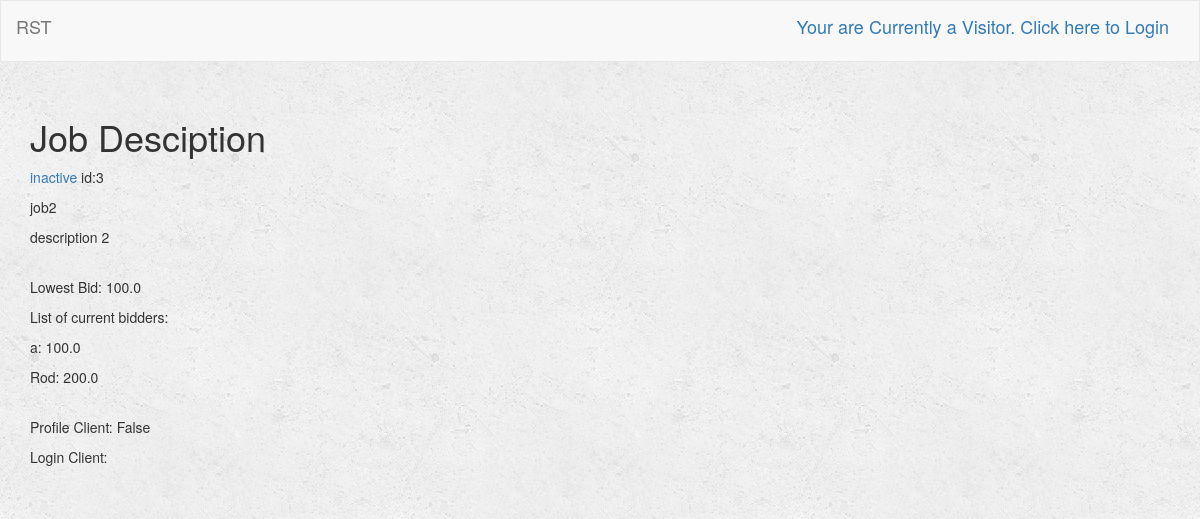
The page /turk/profile/2/job/2/ on the database as committed earlier.
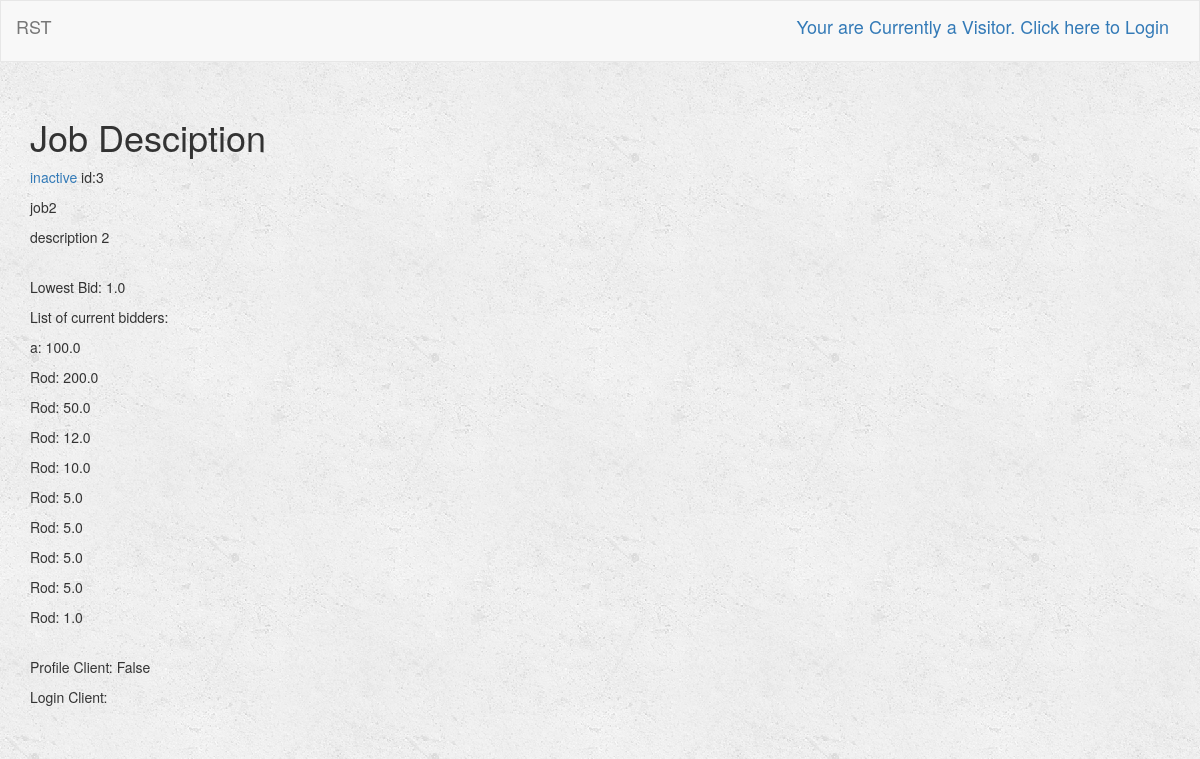
The same page on the database as committed later.
### turk/models.py (models this page shows, shortened)
class Job(models.Model):
    user = models.ForeignKey(User, default=1)
    job_title = models.CharField(max_length=250)
    job_description = models.TextField()
    is_complete = models.BooleanField(default=False)
    is_open = models.BooleanField(default=True) # Job is still open for bid
    lowest_bid = models.FloatField(default=-1)
    published = models.DateTimeField(default=timezone.now)

class Bidder(models.Model):
    job = models.ForeignKey(Job, on_delete=models.CASCADE)
    user = models.ForeignKey(User, on_delete=models.CASCADE, default=1)
    price = models.FloatField(default=0)

class Profile(models.Model):
    user = models.OneToOneField(User, default=1)
    name = models.CharField(max_length=250)
    age = models.IntegerField(default=0)
    GENDER_CHOICES = (
        ('Male', 'Male'),
        ('Female', 'Female')
    )
    gender = models.CharField(max_length=6, choices=GENDER_CHOICES, default='Male')
    email = models.CharField(max_length=250)
    rating = models.FloatField(default=5)
    money = models.FloatField(default=0)
    isClient = models.BooleanField(default=True)

### turk/views.py (the view)
# urls.py: url(r'^profile/(?P<user_id>[0-9]+)/job/(?P<job_id>[0-9]+)/$', views.job_description, name='job_description'),
def job_description(request, user_id, job_id):
    user = get_object_or_404(User, pk=user_id)
    job = Job.objects.get(pk=job_id)
    GetLowestBid(job)
    context = {
        'user': user,
        'job': job,
    }
    return render(request, 'turk/job_description.html', context)

### turk/helper.py (called while the page is built)
def GetLowestBid(job):
    bid_list = job.bidder_set.all()
    count = job.bidder_set.count()
    if count > 0:
        lowest_bid = bid_list[0].price
        for bid in bid_list:
            if bid.price < lowest_bid:
                lowest_bid = bid.price
        job.lowest_bid = lowest_bid
        job.save()

### turk/templates/turk/job_description.html (shortened to what this page needs)
{% extends 'turk/base.html' %}
{% block body %}
    <div class="container-fluid">
        <div class="row">
            <div class="col-sm-12 col-md-7">
                <div class="=panel panel-default">
                    <div class="panel-body">
                        <h1>Job Desciption</h1>
                        <p><a href = "{% url 'turk:detail' job.user.id %}">{{ job.user.username }}</a>
                        id:{{job.user.id}}
                        </p>
                        <p>{{ job.job_title }}</p>
                        <p>{{ job.job_description}}</p><br>
                        {% if job.lowest_bid > 0 %}
                        <p>Lowest Bid: {{ job.lowest_bid }}</p>
                        {% else %}
                        <p>Lowest Bid: None</p>
                        {% endif %}
                        {% if job.bidder_set.all %}
                            <p>List of current bidders:</p>
                            {% for bidder in job.bidder_set.all %}
                            <p>{{bidder.user.username}}: {{bidder.price}}</p>
                            {% endfor %}
                        {% else %}
                            <p>List of current bidders: NONE</p>
                        {% endif %}<br>
                        <p>Profile Client: {{user.profile.isClient}}</p>
                        <p>Login Client: {{ request.user.profile.isClient }}</p>
                    </div>
                </div>
            </div>
        </div>
    </div>
{% endblock %}

### turk/templates/turk/base.html (shortened to what this page needs)
<!DOCTYPE html>
<html lang="en">
<head>
    {% load staticfiles %}
    <link rel="stylesheet" href="https://maxcdn.bootstrapcdn.com/bootstrap/3.3.7/css/bootstrap.min.css">
    <link rel="stylesheet" type="text/css" href="{% static 'turk/style.css' %}" />
</head>
<body>
<nav class="navbar navbar-default">
    <div class="container-fluid">
        <div class = "navbar-header">
            <a class="navbar-brand" href ="{% url 'turk:index' %}">RST</a>
        </div>
        <div class="collapse navbar-collapse" id="topNavBar">
            {% if request.user.is_authenticated %}
                <ul class="nav navbar-nav navbar-right">
                    <li class="">
                        <a href="{% url 'turk:logout_user' %}">
                            <span class ="glyphicon glyphicon-off" aria-hidden="true"></span>&nbsp; Logout
                        </a>
                    </li>
                </ul>
            {% else %}
            <p class="navbar-brand navbar-right"><a href="{% url 'turk:login_user' %}"> Your are Currently a Visitor. Click here to Login</a></p>
            {% endif %}
        </div>
    </div>
</nav>
{% block body %}
{% endblock %}
</body>
</html>

### turk/static/turk/style.css (style rules this page uses)
body { background: white url("images/background.png"); }
.navbar { border-radius: 0; }

Rows that differ between the two databases and show on the page:
changed Job "job2": lowest_bid "100.0" → "1.0"
added Bidder: user.username "Rod", price "50.0"
added Bidder: user.username "Rod", price "12.0"
added Bidder: user.username "Rod", price "10.0"
added Bidder: user.username "Rod", price "5.0"
added Bidder: user.username "Rod", price "5.0"
added Bidder: user.username "Rod", price "5.0"
added Bidder: user.username "Rod", price "5.0"
added Bidder: user.username "Rod", price "1.0"
